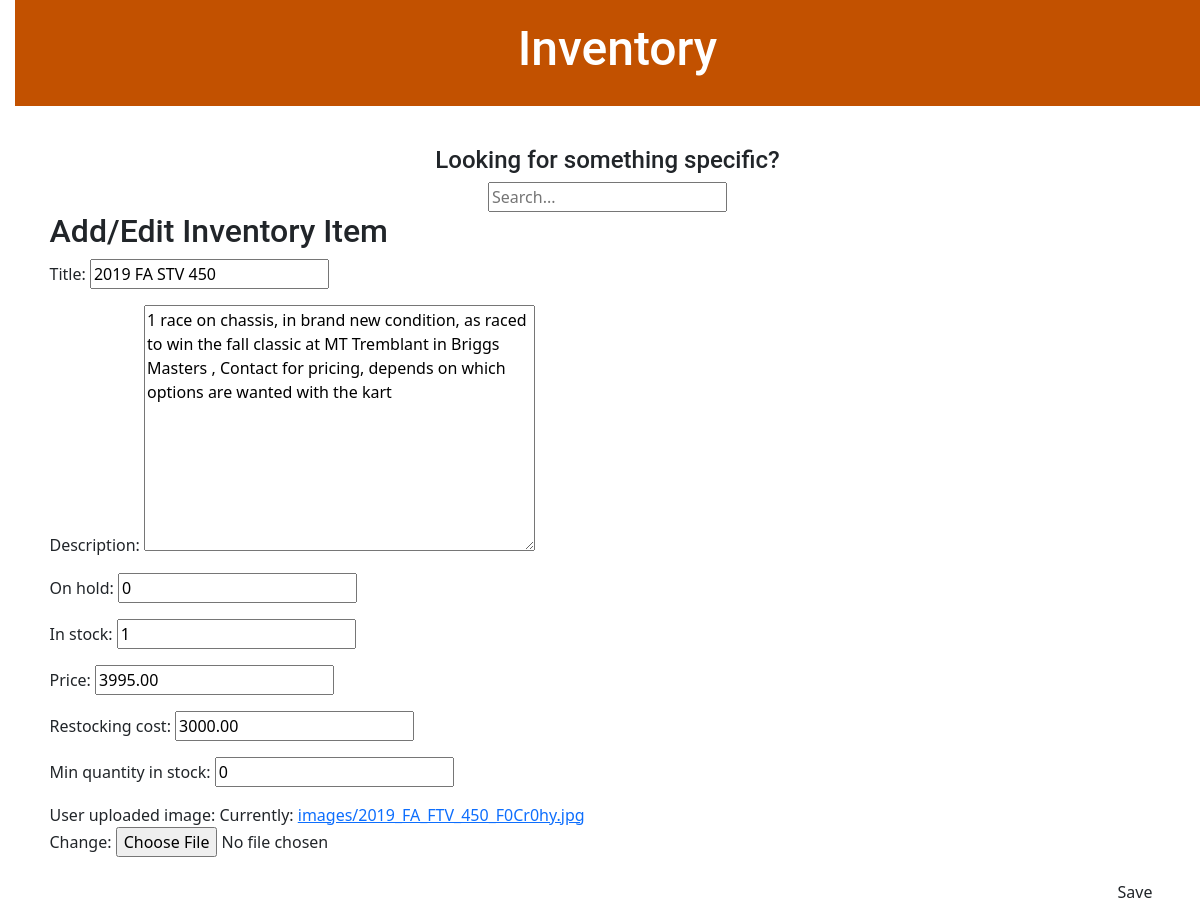
The page /inventoryitem/1/edit/ on the database its author committed.
### ims/models.py (models this page shows, shortened)
class InventoryItem(models.Model):
    title = models.CharField(max_length=256, unique=True)
    description = models.TextField(default="", blank=True, null=True)
    on_hold = models.PositiveIntegerField(default=0, validators=[MinValueValidator(0)])
    in_stock = models.PositiveIntegerField(default=1, validators=[MinValueValidator(0)])
    price = models.DecimalField(decimal_places=2, max_digits=8, validators=[MinValueValidator(0.0)])
    restocking_cost = models.DecimalField(decimal_places=2, max_digits=8, validators=[MinValueValidator(0.0)])
    min_quantity_in_stock = models.PositiveIntegerField(default=0, validators=[MinValueValidator(0.0)])
    user_uploaded_image = models.ImageField(upload_to='images/', default='images/karting.jpg')
    last_updated_on = models.DateTimeField(default=timezone.now)
    last_updated_by = models.ForeignKey(settings.AUTH_USER_MODEL, on_delete=models.DO_NOTHING)
    def __str__(self):
        return f"{self.title} for ${self.price} (restocking cost: ${self.restocking_cost}) ({self.in_stock} items in stock, {self.on_hold} items on hold, requires at least {self.min_quantity_in_stock} items in stock). Description: {self.description}"

### ims/views.py (the view)
# urls.py: path('inventoryitem/<int:pk>/edit/', views.edit_inventory_item, name='edit_inventory_item'),
def edit_inventory_item(request, pk: int):
    inventory_item = get_object_or_404(InventoryItem, pk=pk)
    initial_inventory_item_repr = str(inventory_item)
    if request.method == "POST":
        form = InventoryItemForm(request.POST, instance=inventory_item, files=request.FILES)
        if form.is_valid():
            inventory_item = form.save(commit=False)
            inventory_item.last_updated_by = request.user
            inventory_item.last_updated_on = timezone.now()
            logger.warning(f"{request.user} modified the item with pk={pk} from: {initial_inventory_item_repr} to: {inventory_item}")
            inventory_item.save()
            return redirect('inventory_item_details', pk=inventory_item.pk)
    else:
        form = InventoryItemForm(instance=inventory_item)
    return render(request, 'ims/inventory_item_edit.html', {'form': form})

### ims/forms.py
class InventoryItemForm(forms.ModelForm):
    class Meta:
        model = InventoryItem
        fields = ('title', 'description', 'on_hold', 'in_stock', 'price', 'restocking_cost', 'min_quantity_in_stock', 'user_uploaded_image')

### ims/templates/ims/inventory_item_edit.html (shortened to what this page needs)
{% extends 'ims/base.html' %}
{% block content %}
    <h2>Add/Edit Inventory Item</h2>
    <form method="POST", class="inventoryitem-form" enctype="multipart/form-data">
        {{ form.as_p }}
        <button type="submit" class="save btn btc-secondary">Save</button>
    </form>
{% endblock %}

### ims/static/css/ims.css (style rules this page uses)
body { padding-left: 15px; }
h1, h2, h3, h4 { font-family: 'Roboto'; }
.save { float: right; }

### rows shown on the page
InventoryItem: title "2019 FA STV 450", description "1 race on chassis, in brand new condition, as raced to win the fall classic at MT Tremblant in Briggs Masters , Contact for pricing, depends on which options are wanted with the kart", on_hold "0", in_stock "1", price "3995.00", restocking_cost "3000.00", min_quantity_in_stock "0"
